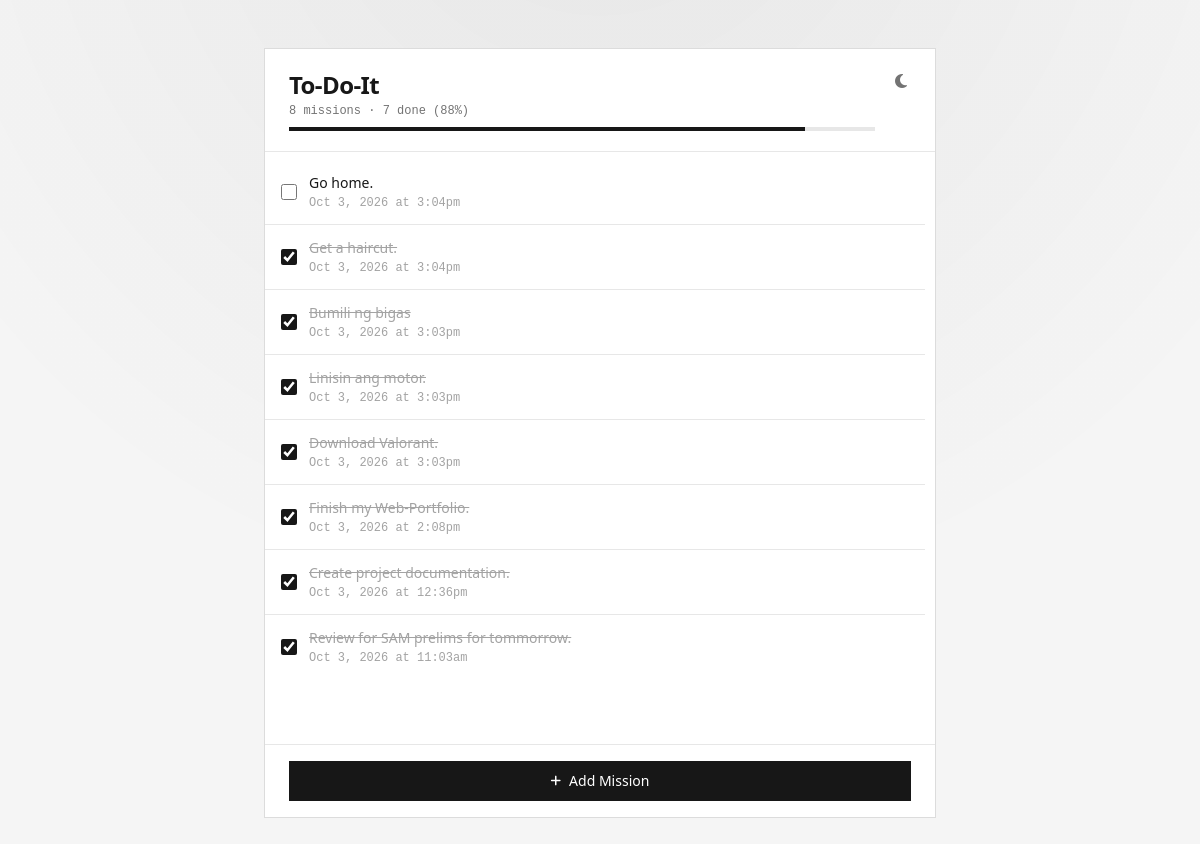
The page / on the database its author committed.
### tables this page shows
CREATE TABLE `task` (
  `id` int(11) NOT NULL,
  `task` varchar(255) NOT NULL,
  `status` text NOT NULL,
  `created_at` timestamp NOT NULL DEFAULT current_timestamp()
);

### components/listMissions.php (called while the page is built, shortened)
<?php
require_once __DIR__ . '/config.php';
try {
    $result = $conn->query(
        "SELECT id, task, status, created_at
         FROM task
         ORDER BY (status = 'complete') ASC, id DESC"
    );
    $tasks = $result->fetch_all(MYSQLI_ASSOC);
} catch (mysqli_sql_exception $e) {
    $tasks = [];
}

### index.php (the view, shortened to what this page needs)
<?php require_once __DIR__ . '/components/listMissions.php'; ?>
<!DOCTYPE html>
<html lang="en">
<head>
    <link rel="stylesheet" href="https://cdnjs.cloudflare.com/ajax/libs/font-awesome/6.5.2/css/all.min.css">
    <link rel="stylesheet" href="style/index.css">
    <script src="https://cdn.tailwindcss.com"></script>
</head>
<body class="min-h-screen bg-neutral-100 text-neutral-900 transition-colors duration-200 dark:bg-neutral-950 dark:text-neutral-100">
    <main class="flex min-h-screen items-start justify-center px-4 py-8 sm:py-12">
        <section class="flex h-[90vh] w-full max-w-2xl flex-col border border-neutral-900/15 bg-white dark:border-white/15 dark:bg-neutral-900">
            <?php
            $totalTasks = count($tasks);
            $doneTasks = count(array_filter($tasks, fn($t) => $t['status'] === 'complete'));
            $pct = $totalTasks > 0 ? (int) round($doneTasks / $totalTasks * 100) : 0;
            ?>
            <header class="flex shrink-0 items-start justify-between gap-4 border-b border-neutral-900/10 px-6 py-5 dark:border-white/10">
                <div class="min-w-0 flex-1">
                    <p class="text-2xl font-bold tracking-tight text-neutral-900 dark:text-white">To-Do-It</p>
                    <p class="mt-0.5 font-mono text-xs text-neutral-500 dark:text-neutral-400">
                        <?= $totalTasks ?> mission<?= $totalTasks === 1 ? '' : 's' ?>
                        <?php if ($totalTasks > 0): ?>
                            &middot; <?= $doneTasks ?> done (<?= $pct ?>%)
                        <?php endif; ?>
                    </p>
                    <?php if ($totalTasks > 0): ?>
                        <div
                            class="mt-2 h-1 w-full bg-neutral-900/10 dark:bg-white/10"
                            role="progressbar"
                            aria-valuenow="<?= $pct ?>"
                            aria-valuemin="0"
                            aria-valuemax="100"
                            aria-label="Missions completed">
                            <div class="h-1 bg-neutral-900 dark:bg-white" style="width: <?= $pct ?>%"></div>
                        </div>
                    <?php endif; ?>
                </div>
                <button
                    id="mode-toggle"
                    type="button"
                    aria-label="Switch to dark mode"
                    aria-pressed="false"
                    class="-m-1 p-2 text-neutral-500 transition-colors hover:text-neutral-900 focus:outline-none focus:ring-2 focus:ring-neutral-900/30 dark:text-neutral-400 dark:hover:text-white dark:focus:ring-white/30">
                    <i class="fa-solid fa-moon block dark:hidden"></i>
                </button>
            </header>
            <div id="content-area" class="contentArea flex-1 overflow-y-auto px-4 py-2">
                <?php if (empty($tasks)): ?>
                    <div class="flex h-full flex-col items-center justify-center gap-2 text-center">
                        <p class="text-sm text-neutral-500 dark:text-neutral-400">No missions.</p>
                        <p class="text-xs text-neutral-400 dark:text-neutral-500">Add one below.</p>
                    </div>
                <?php else: ?>
                    <ul class="divide-y divide-neutral-900/10 dark:divide-white/10">
                        <?php foreach ($tasks as $task): ?>
                            <?php $isDone = $task['status'] === 'complete'; ?>
                            <li class="group -mx-4 flex items-center gap-3 px-4 py-3 transition-colors hover:bg-neutral-900/[0.03] dark:hover:bg-white/[0.04]">
                                <form method="POST" action="components/toggleStatus.php" class="contents">
                                    <input
                                        type="checkbox"
                                        id="task-<?= (int)$task['id'] ?>"
                                        data-toggle-checkbox
                                        <?= $isDone ? 'checked' : '' ?>
                                        aria-label="Mark <?= htmlspecialchars($task['task']) ?> as <?= $isDone ? 'incomplete' : 'complete' ?>"
                                        class="h-4 w-4 shrink-0 cursor-pointer accent-neutral-900 dark:accent-neutral-100"
                                    >
                                </form>
                                <label for="task-<?= (int)$task['id'] ?>" class="min-w-0 flex-1 cursor-pointer select-none">
                                    <span class="block break-words text-sm <?= $isDone ? 'text-neutral-400 line-through dark:text-neutral-500' : 'text-neutral-900 dark:text-neutral-100' ?>"><?= htmlspecialchars($task['task']) ?></span>
                                    <span class="mt-0.5 block font-mono text-xs text-neutral-400 dark:text-neutral-500">
                                        <?= htmlspecialchars(date('M j, Y \a\t g:ia', strtotime($task['created_at']))) ?>
                                    </span>
                                </label>
                            </li>
                        <?php endforeach; ?>
                    </ul>
                <?php endif; ?>
            </div>
            <div class="shrink-0 border-t border-neutral-900/10 px-6 py-4 dark:border-white/10">
                <button
                    id="open-modal-btn"
                    type="button"
                    class="flex w-full items-center justify-center gap-2 bg-neutral-900 px-4 py-2.5 text-sm font-medium text-white transition-colors hover:bg-neutral-700 focus:outline-none focus:ring-2 focus:ring-neutral-900/30 dark:bg-neutral-100 dark:text-neutral-900 dark:hover:bg-white">
                    <i class="fa-solid fa-plus text-xs"></i>
                    Add Mission
                </button>
            </div>
        </section>
    </main>
</body>
</html>

### style/index.css (style rules this page uses)
#content-area { scrollbar-width: thin; scrollbar-color: theme("colors.neutral.400") transparent; scrollbar-gutter: stable; }

### rows shown on the page
task: task "Go home.", created_at "Oct 3, 2026 at 3:04pm"
task: status "☑", task "Get a haircut.", created_at "Oct 3, 2026 at 3:04pm"
task: status "☑", task "Bumili ng bigas", created_at "Oct 3, 2026 at 3:03pm"
task: status "☑", task "Linisin ang motor.", created_at "Oct 3, 2026 at 3:03pm"
task: status "☑", task "Download Valorant.", created_at "Oct 3, 2026 at 3:03pm"
task: status "☑", task "Finish my Web-Portfolio.", created_at "Oct 3, 2026 at 2:08pm"
task: status "☑", task "Create project documentation.", created_at "Oct 3, 2026 at 12:36pm"
task: status "☑", task "Review for SAM prelims for tommorrow.", created_at "Oct 3, 2026 at 11:03am"

### other values the page prints
$totalTasks "8"
$doneTasks "7"
$pct "88"
